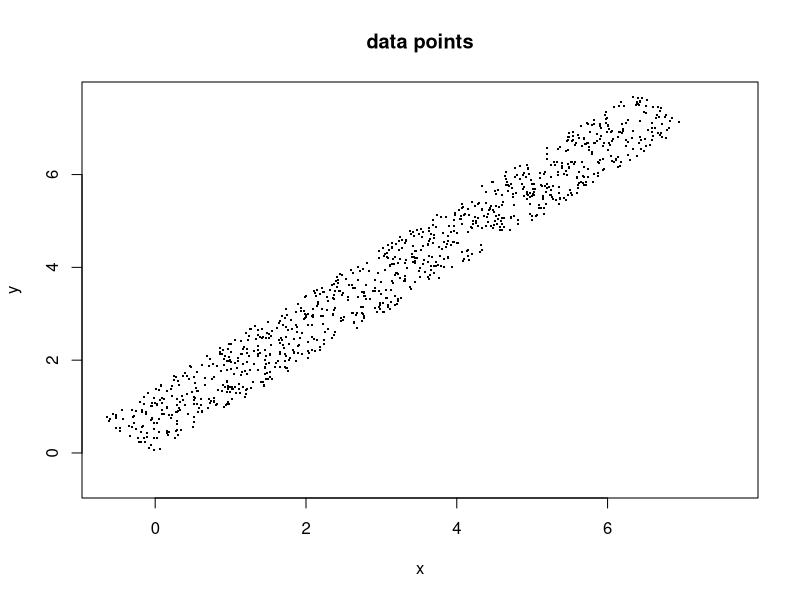
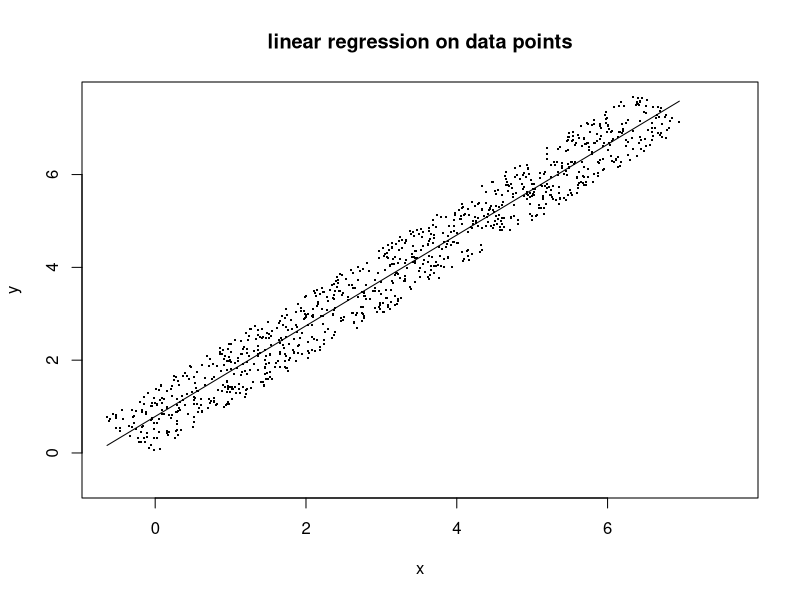
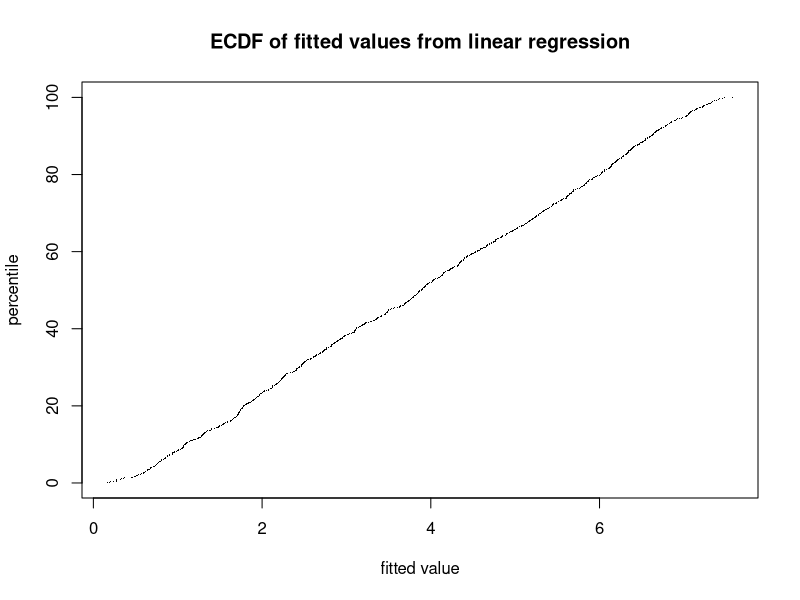
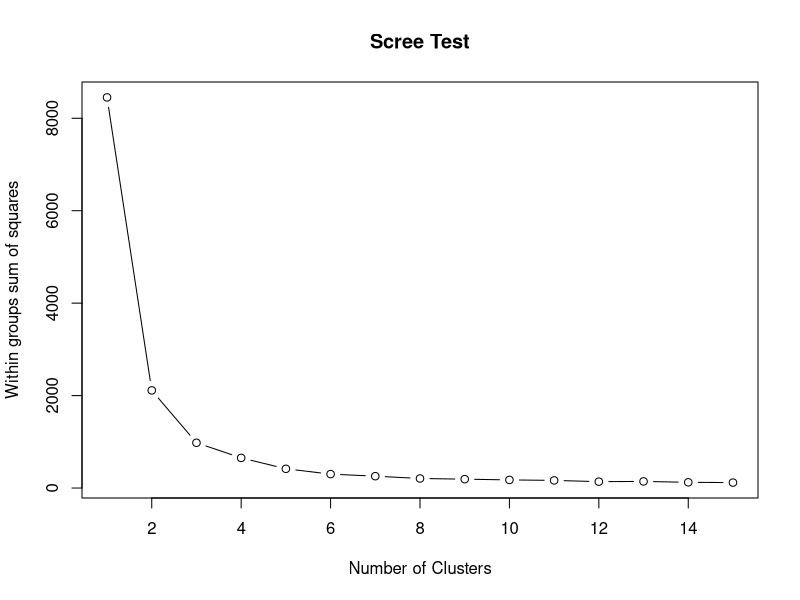
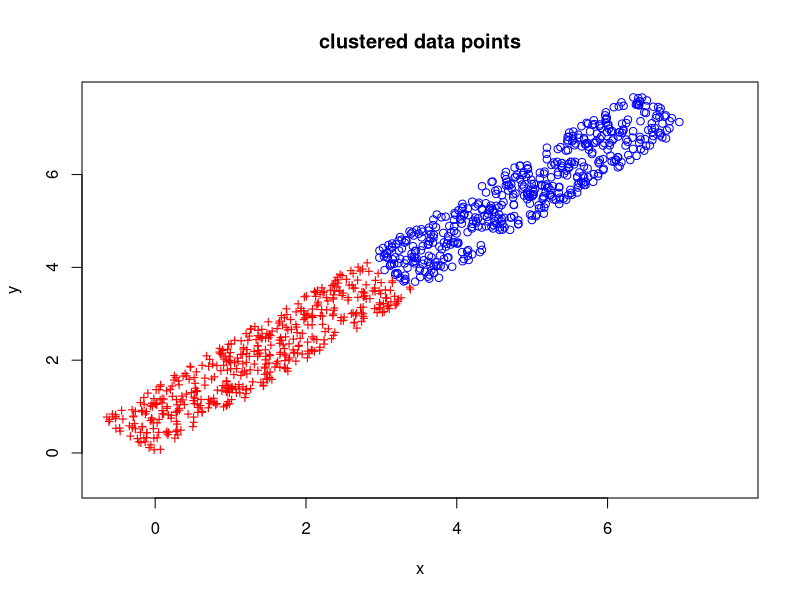

Recreate these plots in R, in order.
rm(list = ls())

num_pts = 1000
angle = 45 * pi / 180
scale = 10
dev_count = 2
get_window = function(dc) {
	if (! dev_count %in% dev.list()) {
		dev.new()
	}
	dev.set(dev_count); 
	dev_count + 1
}

data_orig = matrix(runif(num_pts*2), num_pts, 2)
data_orig[,1] = scale * data_orig[,1]

rot_mat = matrix(0,2,2)
rot_mat[1,1] = cos(angle)
rot_mat[2,1] = sin(angle)
rot_mat[1,2] = -sin(angle)
rot_mat[2,2] = cos(angle)

data = rot_mat %*% t(data_orig)
data = t(data)

dev_count = get_window(dev_count)
axis_lim = c(min(data), max(data))
plot(data, xlim=axis_lim, ylim=axis_lim, pch=".", cex=2, xlab="x", ylab="y", main="data points")

###################################
#regression
glm_unif = glm(data[,2] ~ data[,1])
glm_unif.fv = fitted.values(glm_unif)

dev_count = get_window(dev_count)
plot(data, xlim=axis_lim, ylim=axis_lim, pch=".", cex=2, xlab="x", ylab="y", main="linear regression on data points")
lines(data[,1], glm_unif.fv)

dev_count = get_window(dev_count)
quintile = 100*(1:num_pts)/num_pts
glm_unif.fv.sorted = sort(glm_unif.fv)
plot(glm_unif.fv.sorted, quintile, pch=".", xlab="fitted value", ylab="percentile", main="ECDF of fitted values from linear regression")

##################################
#clustering
scaled = data #scale(data)

# Determine number of clusters
wss <- (nrow(scaled)-1)*sum(apply(scaled,2,var))
#description of above:
#first part is number of rows in scaled data - 1 = num_pts - 1 = 999
#second part of above:  apply(scaled,2,var) applies the function "var"
#	to the scaled data over the 2nd dimension (columnds) - in other words
#	it calculates the variance of the columns in scaled.  The second part
#	is the sum of these variances

for (i in 2:15) {
	wss[i] <- sum(kmeans(scaled, centers=i)$withinss)
}

dev_count = get_window(dev_count)
plot(1:15, wss, type="b", xlab="Number of Clusters", ylab="Within groups sum of squares", main="Scree Test")

#scree test based on this plot might say 4 clusters, but I'm going with 2 for illustrative purposes

cluster = kmeans(scaled, centers=2)
c_data = data[cluster$cluster == 1,]
dev_count = get_window(dev_count)
plot(c_data, xlim=axis_lim, ylim=axis_lim, xlab="x", ylab="y", main="clustered data points", col="blue")
c_data = data[cluster$cluster == 2,]
points(c_data, pch="+", col="red")


